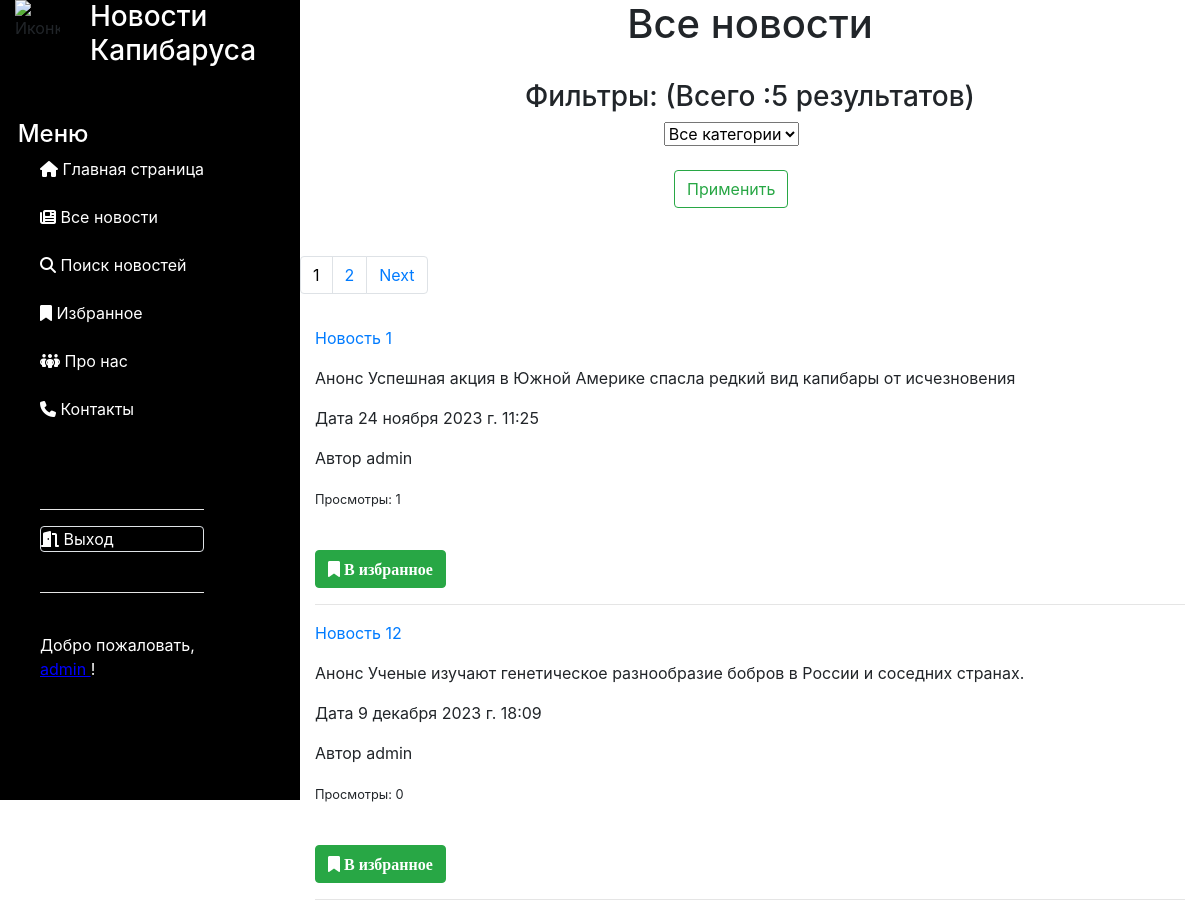
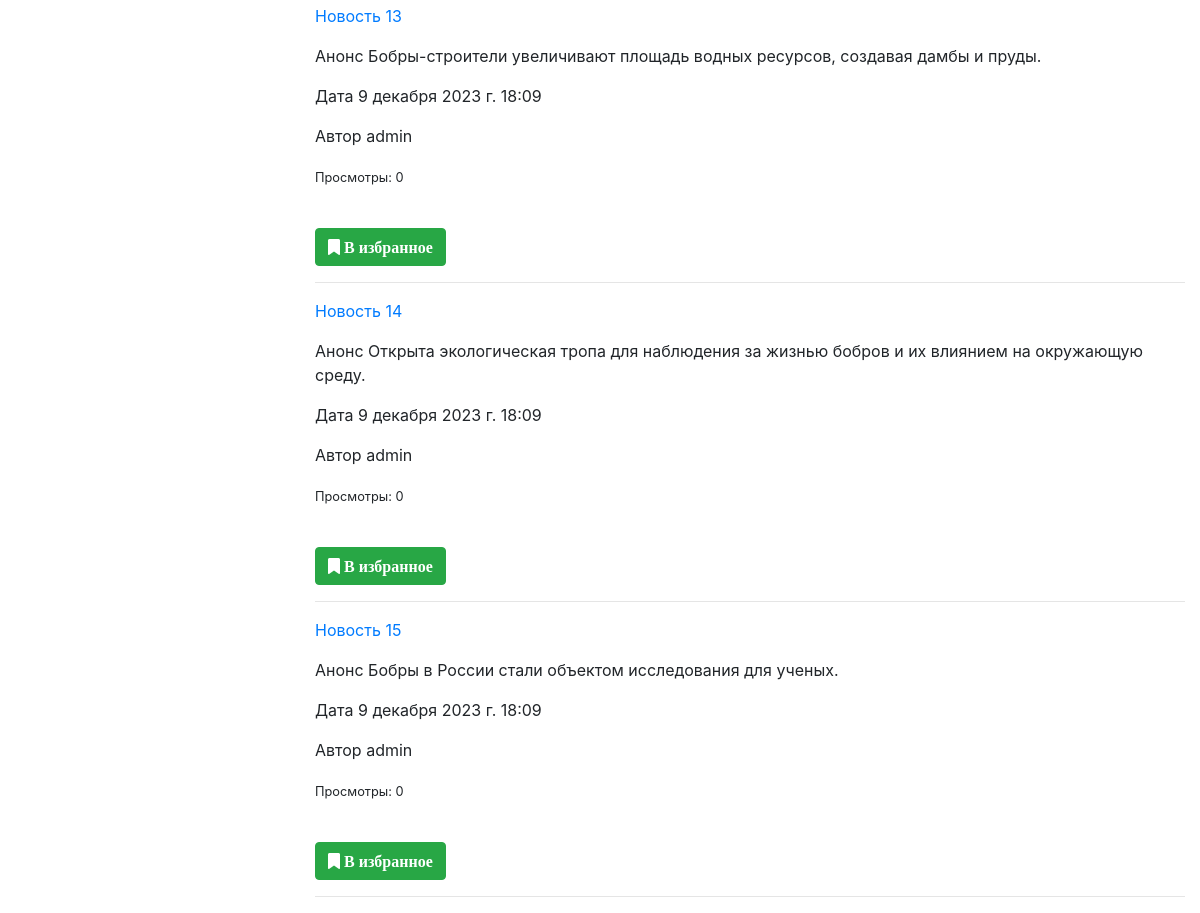
/users/mynewslist (signed in), run on the app's committed database (2 pictures, top to bottom).
### news/models.py (models this page shows, shortened)
class Article(models.Model):
    categories = (('E', 'Economics'),
                  ('S', 'Science'),
                  ('IT', 'IT'))
    author = models.ForeignKey(User, on_delete=models.SET_NULL, null=True)
    title = models.CharField('Название', max_length=50, default='')
    anouncement = models.TextField('Аннотация', max_length=250)
    text = models.TextField('Текст новости', validators=[MinLengthValidator(200)])
    date = models.DateTimeField('Дата публикации', auto_created=True, default=datetime.datetime.now())
    category = models.CharField(choices=categories, max_length=20, verbose_name='Категории')
    tags = models.ManyToManyField(to=Tag, blank=True)
    def get_absolute_url(self):
        return f'/news/{self.id}'
    def get_views(self):
        return self.views.count()
    class Meta:
        ordering = ['title', 'date']
        verbose_name = 'Новость'
        verbose_name_plural = 'Новости'

### users/views.py (the view)
# urls.py: path('mynewslist', views.my_news_list, name='my_news_list'),
@login_required
def my_news_list(request):
    categories = Article.categories  # создали перечень категорий
    author = User.objects.get(id=request.user.id)  # создали перечень авторов
    news = Article.objects.filter(author=author)
    if request.method == "POST":
        selected_category = int(request.POST.get('category_filter'))
        if selected_category != 0:  # фильтруем найденные результаты по категориям
            news = news.filter(category__icontains=categories[selected_category - 1][0])
    else:  # если страница открывется впервые
        selected_category = 0
    total = len(news)
    p = Paginator(news, 5)
    page_number = request.GET.get('page')
    page_obj = p.get_page(page_number)
    context = {'news': page_obj, 'total': total,
               'categories': categories, 'selected_category': selected_category}
    return render(request, 'users/my_news_list.html', context)

### users/templatetags/users_extras.py (called while the page is built)
@register.filter(name="has_group")
def has_group(user, group_name):
    return user.groups.filter(name=group_name).exists()

### users/templates/users/my_news_list.html (shortened to what this page needs)
{% extends 'main/SideBar.html' %}
{% load static %}
{% block content %}
<h1 class="text-center">Все новости</h1>
<br>
<div class="text-center">
    <label><h3> Фильтры: (Всего :{{ news|length }} результатов) </h3>
        <form method="post">
            <div class="form-group col-11">
                <select class="form-select" name="category_filter">
                    <option value="0">Все категории</option>
                </select>
                <br>
                <br>
                <input type="submit" class="btn btn-outline-success" value="Применить">
            </div>
        </form>
    </label>
</div>
<br>
{% if total > 1 %}
<div class="row">
    <nav aria-label="Page navigation example">
        <ul class="pagination">
            {% for p in news.paginator.page_range %}
            {% if news.number == p %}
            <li class="page-item"><p class="page-link" style="color:black;"> {{ p }}</p></li>
            {% else %}
            <li class="page-item"><a class="page-link" href="?page={{ p }}"> {{ p }}</a></li>
            {% endif %}
            {% endfor %}
            {% if news.has_next %}
            <li class="page-item"><a class="page-link" href="?page={{ news.next_page_number }}">Next</a></li>
            {% endif %}
        </ul>
    </nav>
</div>
{% endif %}
{% for n in news %}
<div>
    <p><a href="{{n.get_absolute_url}}">{{ n.title }} </a></p>
    <p> Анонс {{ n.anouncement }}</p>
    <p> Дата {{ n.date }}</p>
    <p> Автор {{ n.author.username }}</p>
    <p><small>Просмотры: {{ n.get_views }}</small></p>
    <br>
    <a class="btn btn-success" href="{% url 'favorites' n.pk %}"><i class="fa fa-bookmark"> В избранное</i></a>
    <br>
    <hr>
</div>
{% endfor %}
{% endblock content %}

### main/templates/main/SideBar.html (shortened to what this page needs)
<!DOCTYPE html>
{% load static %}
{% load users_extras %}
<html lang="ru">
<head>
    <link rel="stylesheet" href="https://cdn.jsdelivr.net/npm/bootstrap@4.4.1/dist/css/bootstrap.min.css"
>
    <link rel="stylesheet" href="{% static 'main/css/style.css' %}">
</head>
<body>
<div class="container-fluid">
    <div class="row">
        <div class="col-lg-3 col-md-4 col-sm-4" id="SideBar">
            <div class="row">
                <div class="col-lg-3 col-md-4 col-sm-4">
                    <img class="img-fluid"
                         src="https://www.pinkbus.ru/im/600x600/1868649/0/6808517/Kapibara_v_bandane.jpg" alt="Иконка"
                         style="width:100px;height:auto">
                </div>
                <div class="col-lg-9 col-md-8 col-sm-8">
                    <h3 style="color:white">Новости Капибаруса</h3>
                </div>
                <br>
                <br>
                <br>
                <br>
                <br>
                <div>
                    <h4 class="main_list" style="color:#FFFFFF">Меню</h4>
                </div>
                <br>
            </div>
            <div class="row">
                {% if request.user.is_anonymous %}
                <ul class="main_list">
                    <li style="color:#FFFFFF"><i class="fa-solid fa-house"></i><a
                            href="{% url 'home' %}"
                            style="color:#FFFFFF">
                        Главная страница </a></li>
                    <br>
                    <li style="color:#FFFFFF"><i class="fa-solid fa-newspaper"></i><a
                            href="{% url 'news_list' %}"
                            style="color:#FFFFFF">
                        Все новости </a></li>
                    <br>
                    <li style="color:#FFFFFF"><i class="fa-solid fa-magnifying-glass"></i><a
                            href="{% url 'news_search' %}"
                            style="color:#FFFFFF">
                        Поиск новостей </a></li>
                    <br>
                    <li style="color:#FFFFFF"><i class="fa-solid fa-people-group"></i><a
                            href="{% url 'about' %}"
                            style="color:#FFFFFF">
                        Про нас </a></li>
                    <br>
                    <li style="color:#FFFFFF"><i class="fa-solid fa-phone"></i><a
                            href="{% url 'contacts' %}"
                            style="color:#FFFFFF">
                        Контакты </a></li>
                    <br>
                    <br>
                    <br>
                    <hr style="background-color: white">
                    <li style="color:#FFFFFF" class="rounded border"><i class="fa-solid fa-door-open"></i><a
                            href="{% url 'login' %}"
                            style="color:#FFFFFF"
                    >
                        Войти </a></li>
                    <br>
                    <li style="color:#FFFFFF" class="rounded border"><i class="fa-solid fa-address-card"></i><a
                            href="{% url 'registration' %}"
                            style="color:#FFFFFF"
                    >
                        Регистрация </a></li>
                    <hr style="background-color: white">
                    <br>
                </ul>
                {% else %}
                <ul class="main_list">
                    <li style="color:#FFFFFF"><i class="fa-solid fa-house"></i><a
                            href="{% url 'home' %}"
                            style="color:#FFFFFF">
                        Главная страница </a></li>
                    <br>
                    <li style="color:#FFFFFF"><i class="fa-solid fa-newspaper"></i><a
                            href="{% url 'news_list' %}"
                            style="color:#FFFFFF">
                        Все новости </a></li>
                    <br>
                    <li style="color:#FFFFFF"><i class="fa-solid fa-magnifying-glass"></i><a
                            href="{% url 'news_search' %}"
                            style="color:#FFFFFF">
                        Поиск новостей </a></li>
                    <br>
                    <li style="color:#FFFFFF"><i class="fa-solid fa-bookmark"></i><a
                            href="{% url 'my_favorits' %}"
                            style="color:#FFFFFF">
                        Избранное </a></li>
                    <br>
                    <li style="color:#FFFFFF"><i class="fa-solid fa-people-group"></i><a
                            href="{% url 'about' %}"
                            style="color:#FFFFFF">
                        Про нас </a></li>
                    <br>
                    <li style="color:#FFFFFF"><i class="fa-solid fa-phone"></i><a
                            href="{% url 'contacts' %}"
                            style="color:#FFFFFF">
                        Контакты </a></li>
                    <br>
                    <br>
                    <br>
                    <hr style="background-color: white">
                    <li style="color:#FFFFFF" class="rounded border"><i class="fa-solid fa-door-open"></i><a
                            href="{% url 'logout' %}"
                            style="color:#FFFFFF"
                    >
                        Выход </a></li>
                    <br>
                    <hr style="background-color: white">
                    <br>
                    <li style="color:#FFFFFF">
                        Добро пожаловать,
                        <p><a href="{% url 'profile' %}" class="podcherk">
                            {{ request.user }} </a>!</p>
                    </li>
                </ul>
                {% endif %}
            </div>
        </div>
        <div class="col-lg-9 col-md-8 col-sm-8" id="Content">
            {% block content %}
            {% endblock content %}
        </div>
    </div>
</div>
</body>
</html>

### main/static/main/css/style.css (style rules this page uses)
ul.main_list { list-style-type:none; }
h4.main_list { margin-left: 25%; }
body { height: 100vh; }
#SideBar { height:100vh; background-color: black; display: block; top: 0; bottom: 0; position: sticky; }
.podcherk { color: blue; text-decoration: underline blue; }

### data on the page
Article: title "Новость 1", anouncement "Успешная акция в Южной Америке спасла редкий вид капибары от исчезновения", date "24 ноября 2023 г. 11:25", author.username "admin", get_views "1"
Article: title "Новость 12", anouncement "Ученые изучают генетическое разнообразие бобров в России и соседних странах.", date "9 декабря 2023 г. 18:09", author.username "admin", get_views "0"
Article: title "Новость 13", anouncement "Бобры-строители увеличивают площадь водных ресурсов, создавая дамбы и пруды.", date "9 декабря 2023 г. 18:09", author.username "admin", get_views "0"
Article: title "Новость 14", anouncement "Открыта экологическая тропа для наблюдения за жизнью бобров и их влиянием на окружающую среду.", date "9 декабря 2023 г. 18:09", author.username "admin", get_views "0"
Article: title "Новость 15", anouncement "Бобры в России стали объектом исследования для ученых.", date "9 декабря 2023 г. 18:09", author.username "admin", get_views "0"

### other printed values
{{ request.user }} "admin"
{{ news|length }} "5"
{{ p }} "1"
{{ p }} "2"
